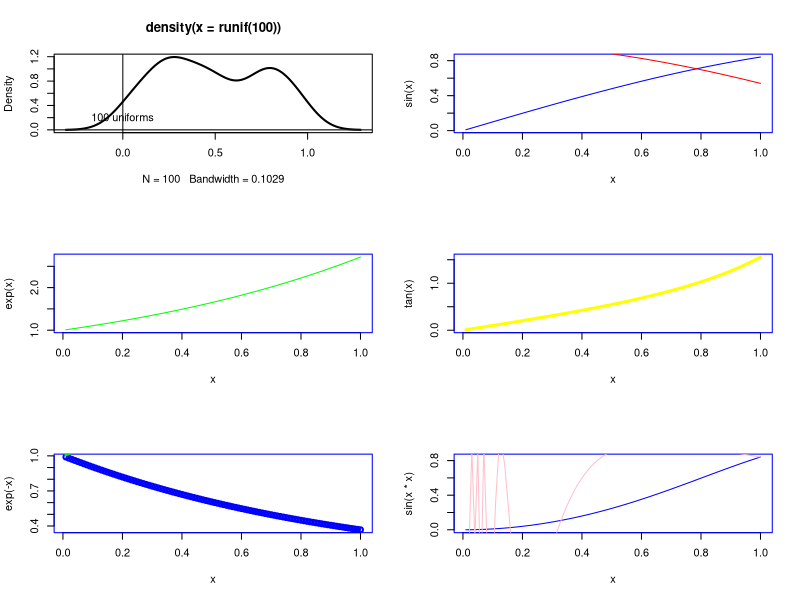

R code for this plot:
# Goal: To make a panel of pictures.

par(mfrow=c(3,2))                       # 3 rows, 2 columns.

# Now the next 6 pictures will be placed on these 6 regions. :-)

# Let me take some pains on the 1st
plot(density(runif(100)), lwd=2)
text(x=0, y=0.2, "100 uniforms")        # Showing you how to place text at will
abline(h=0, v=0)
# All these statements effect the 1st plot.

x=seq(0.01,1,0.01)
par(col="blue")                         # default colour to blue.

# 2 --
plot(x, sin(x), type="l")
lines(x, cos(x), type="l", col="red")

# 3 --
plot(x, exp(x), type="l", col="green")
lines(x, log(x), type="l", col="orange")

# 4 --
plot(x, tan(x), type="l", lwd=3, col="yellow")

# 5 --
plot(x, exp(-x), lwd=2)
lines(x, exp(x), col="green", lwd=3)

# 6 --
plot(x, sin(x*x), type="l")
lines(x, sin(1/x), col="pink")